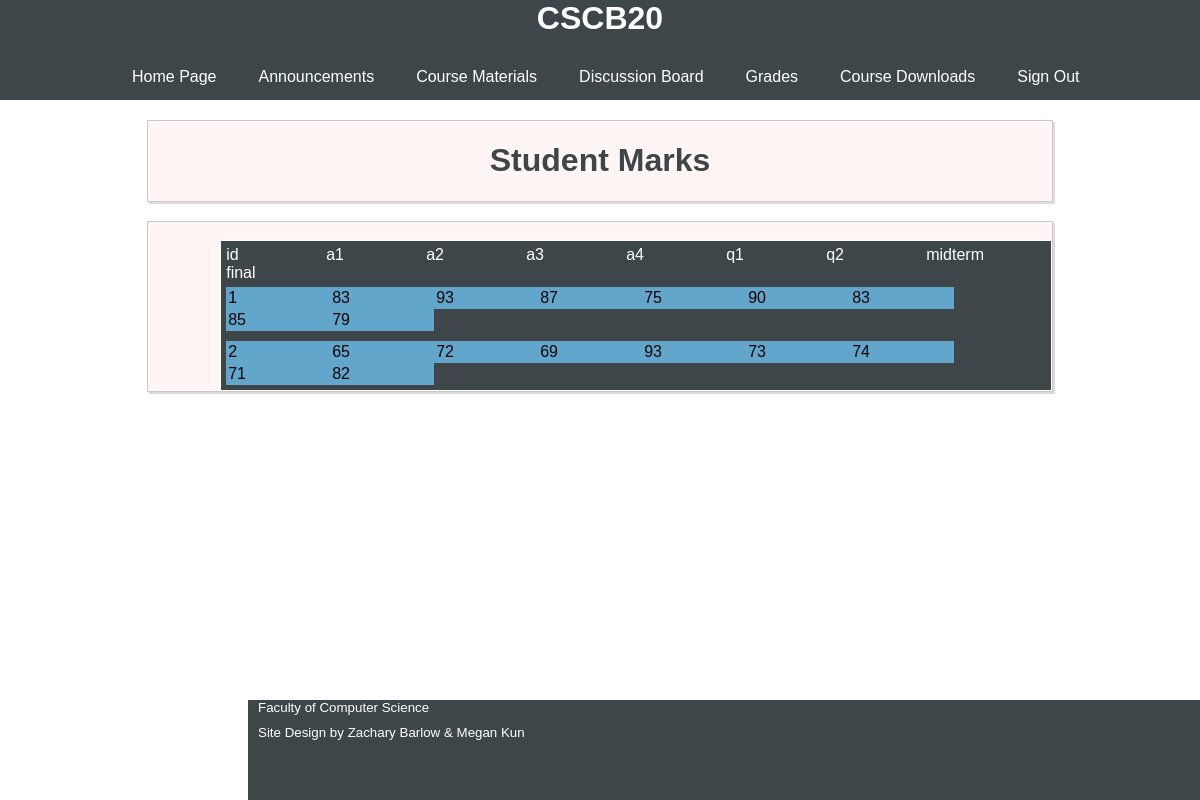
/prof_grades.php (signed in), run on the app's committed database.
### tables this page shows
CREATE TABLE `grades` (
  `id` int(11) DEFAULT NULL,
  `a1` double DEFAULT NULL,
  `a2` double DEFAULT NULL,
  `a3` double DEFAULT NULL,
  `a4` double DEFAULT NULL,
  `q1` double DEFAULT NULL,
  `q2` double DEFAULT NULL,
  `midterm` double DEFAULT NULL,
  `final` double DEFAULT NULL
);

### prof_grades.php (the view, shortened to what this page needs)
<?php
  include("session.php");
?>
 <html>
 <head>
   <link type="text/css" href="style.css" rel="stylesheet">
 </head>
 <body>
   <div class="header">
     <h1>CSCB20</h1>
     <ul class="links">
       <li><a href="index.php">Home Page</a></li>
       <li><a href="announcements.php">Announcements</a></li>
       <li class="dropdown"><a href="#">Course Materials</a>
       </li>
       <li><a href="https://piazza.com/class/jcpjjp5l4bywd">Discussion Board</a></li>
       <li class="dropdown"><a href="#">Grades</a>
       </li>
       <li><a href="CourseDownloads.php">Course Downloads</a></li>
       <li><a href = "logout.php">Sign Out</a></li>
     </ul>
   </div>
   <div class="main-sec">
     <div class="sub-sec">
       <h1>Student Marks</h1>
     </div>
     <div class="sub-sec" id="grades">
      <?php
        $sql_cols = "SHOW COLUMNS FROM grades";
        $res = mysqli_query($db,$sql_cols);
        $gq = "SELECT * from grades";
        $gr = mysqli_query($db, $gq);
        echo '<div style="display:table; width:auto;background-color:#3E464A; border:1px solid white;border-spacing:5px; color: white; margin-left:8%; margin-top: 2%;">';
        while($r = mysqli_fetch_array($gr,MYSQLI_ASSOC)){
            echo '<div style="display:table-row;width:auto;">';
            while($row = mysqli_fetch_array($res)){
                echo '<div style="display: table-column; float:left; width: 100px;">' . $row['Field']."</div>";
            }
            echo "</div>";
            echo '<div style="display:table-row;width:auto;">';
            foreach ($r as $key ) {
              echo '<div style="display: table-column; float:left; width: 100px; background-color: #62A6CB; color: black;padding:2px;">' . $key . '</div>';
            }
            echo '</div>';
        }
        echo "</div>";
      ?>
     </div>
       <div class="footer">
         <div style="text-align:left; padding-left:10px;"><a href="http://www.utsc.utoronto.ca/cms/computer-science-1"><small>Faculty of Computer Science</small></a></div>
         <div style="text-align:left; padding-left:10px; padding-top:10px;"><small>Site Design by Zachary Barlow & Megan Kun</small></div>
       </div>
   </div>
 </body>
 </html>

### style.css (style rules this page uses)
html { position: relative; min-height: 100%; }
a { text-decoration: none; color:#FFFFFF; }
body { width: auto; font-family: Verdana, Geneva, sans-serif; background: #FFFFFF; color: #3E464A; }
small { color: #FFFFFF; }
.header { width: 100%; height: 100px; background: #3E464A; color:#FFFFFF; left: 0; position: fixed; margin-bottom: 50px; top: 0; }
.header h1 { text-align: center; display: block; margin-top: 0px; }
.header .links li { display: inline-block; padding: 10px; float: left; margin-left: 2%; position: relative; border-radius: 4px; }
.header ul { margin-left: 5%; }
.footer { background-color: #3E464A; position: absolute; bottom: 0; height: 100px; width: 80%; margin-left: 10%; overflow:hidden; color: #62A6CB }
.main-sec { margin: 120px; }
.main-sec h1 { text-align: center; }
.main-sec a { color: #3E464A; }
.sub-sec { border: 0.2px solid #CACACA; box-shadow: 2px 2px #DDDBDB; background: #FFF5F5; margin: 2%; }

### data on the page
grades: Field "id", Field "a1", Field "a2", Field "a3", Field "a4", Field "q1", Field "q2", Field "midterm", Field "final", id "1", key "83", a2 "93", a3 "87", a4 "75", q1 "90", midterm "85", final "79"
grades: id "2", a1 "65", a2 "72", a3 "69", a4 "93", q1 "73", q2 "74", midterm "71", final "82"
